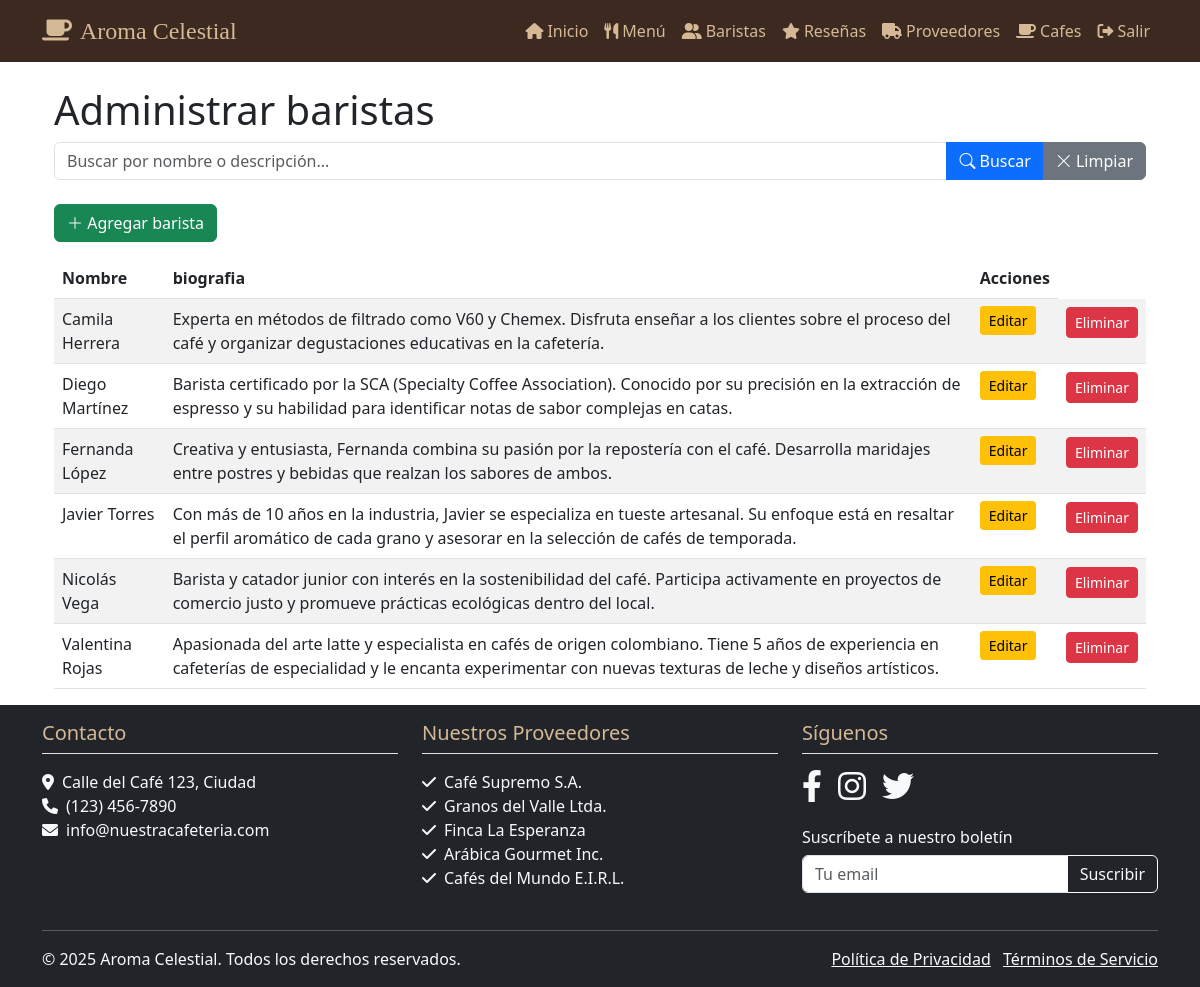
Page /admin_baristas/ (signed in) on the committed database.
### miapp/models.py (models this page shows)
class Barista(models.Model):
    id = models.AutoField(primary_key=True)
    nombre = models.CharField(max_length=100)
    biografia = models.TextField()
    foto = models.ImageField(upload_to='imgs/', null=True, blank=True)

### miapp/views.py (the view, shortened to what this page needs)
# urls.py: path('admin_baristas/', views.BaristaAdminView.as_view(), name='barista_admin'),
class BaristaAdminView(PermissionProtectedTemplateView):
    template_name = 'admin_barista.html'
    group_required = 'Administrador'
    permission_required = 'cafeteria.can_edit_menu'
    model = Barista
    form_class = BaristaForm
    context_object_name = 'baristas'
    paginate_by = 10
    search_fields = ['nombre']  # Campos para buscar
    def get_context_data(self, **kwargs):
        context = super().get_context_data(**kwargs)
        search_query = self.request.GET.get('q', '')
        if search_query:
            q_objects = Q()
            for field in self.search_fields:
                q_objects |= Q(**{f"{field}__icontains": search_query})
            baristas_list = self.model.objects.filter(q_objects).order_by('nombre')
        else:
            baristas_list = self.model.objects.all().order_by('nombre')
        paginator = Paginator(baristas_list, self.paginate_by)
        page_number = self.request.GET.get('page')
        page_obj = paginator.get_page(page_number)
        context['baristas'] = page_obj  # En lugar de cafes_list
        context['search_query'] = search_query
        context['form'] = self.form_class()
        barista_id = self.kwargs.get('id')
        if barista_id:
            context['barista'] = get_object_or_404(self.model, id=barista_id)
            context['form'] = self.form_class(instance=context['barista'])
        return context

### miapp/forms.py
class BaristaForm(forms.ModelForm):
    class Meta:
        model = Barista
        fields = ['nombre', 'biografia', 'foto']
        labels = {
            'nombre': 'Nombre',
            'biografia': 'Biografia',
            'foto': 'Foto',
        }
        widgets = {
            'biografia': forms.Textarea(attrs={'class': 'form-control','rows': 2}),
            'nombre': forms.TextInput(attrs={'class': 'form-control'}),
            'foto': forms.FileInput(attrs={'class': 'form-control'}),
        }

### miapp/templatetags/user_tags.py (called while the page is built)
@register.filter(name='has_group')
def has_group(user, group_name):
    return user.groups.filter(name=group_name).exists()

### cafeteria/miapp/templates/admin_barista.html (shortened to what this page needs)
{% extends 'base.html' %}
{% block content %}
<div class="container mt-4">
  <h1>Administrar baristas</h1>
  <form method="get" class="mb-4">
    <div class="input-group">
      <input
        type="text"
        name="q"
        class="form-control"
        placeholder="Buscar por nombre o descripción..."
        value="{{ search_query }}"
      >
      <button type="submit" class="btn btn-primary">
        <i class="bi bi-search"></i> Buscar
      </button>
      <a href="{% url 'barista_admin' %}" class="btn btn-secondary">
        <i class="bi bi-x-lg"></i> Limpiar
      </a>
    </div>
  </form>
  <button
    type="button"
    class="btn btn-success mb-3"
    data-bs-toggle="modal"
    data-bs-target="#baristaModal"
  >
    <i class="bi bi-plus-lg"></i> Agregar barista
  </button>
 <table class="table table-striped">
    <thead>
      <tr>
        <th>Nombre</th>
        <th>biografia</th>
        <th>Acciones</th>
      </tr>
    </thead>
    <tbody>
      {% for barista in baristas %}
        <tr>
          <td>{{ barista.nombre }}</td>
          <td>{{ barista.biografia }}</td>
          <td>
            <a
              href="{% url 'barista_admin' barista.id %}"
              class="btn btn-warning btn-sm"
              style="display: inline;"
            > Editar
            </a>
            </td>
            <td>
              <button
                type="button"
                class="btn btn-danger btn-sm inline"
                onclick="abrirModalEliminar({{ barista.id }})"
              > Eliminar
              </button>
          </td>
        </tr>
      {% empty %}
        <tr>
          <td colspan="5">No se encontraron cafés{% if search_query %} para "{{ search_query }}"{% endif %}.</td>
        </tr>
      {% endfor %}
    </tbody>
  </table>
</div>
{% endblock %}

### rows in the picture
Barista: nombre "Camila Herrera", biografia "Experta en métodos de filtrado como V60 y Chemex. Disfruta enseñar a los clientes sobre el proceso del café y organizar degustaciones educativas en la cafetería."
Barista: nombre "Diego Martínez", biografia "Barista certificado por la SCA (Specialty Coffee Association). Conocido por su precisión en la extracción de espresso y su habilidad para identificar notas de sabor complejas en catas."
Barista: nombre "Fernanda López", biografia "Creativa y entusiasta, Fernanda combina su pasión por la repostería con el café. Desarrolla maridajes entre postres y bebidas que realzan los sabores de ambos."
Barista: nombre "Javier Torres", biografia "Con más de 10 años en la industria, Javier se especializa en tueste artesanal. Su enfoque está en resaltar el perfil aromático de cada grano y asesorar en la selección de cafés de temporada."
Barista: nombre "Nicolás Vega", biografia "Barista y catador junior con interés en la sostenibilidad del café. Participa activamente en proyectos de comercio justo y promueve prácticas ecológicas dentro del local."
Barista: nombre "Valentina Rojas", biografia "Apasionada del arte latte y especialista en cafés de origen colombiano. Tiene 5 años de experiencia en cafeterías de especialidad y le encanta experimentar con nuevas texturas de leche y diseños artísticos."
